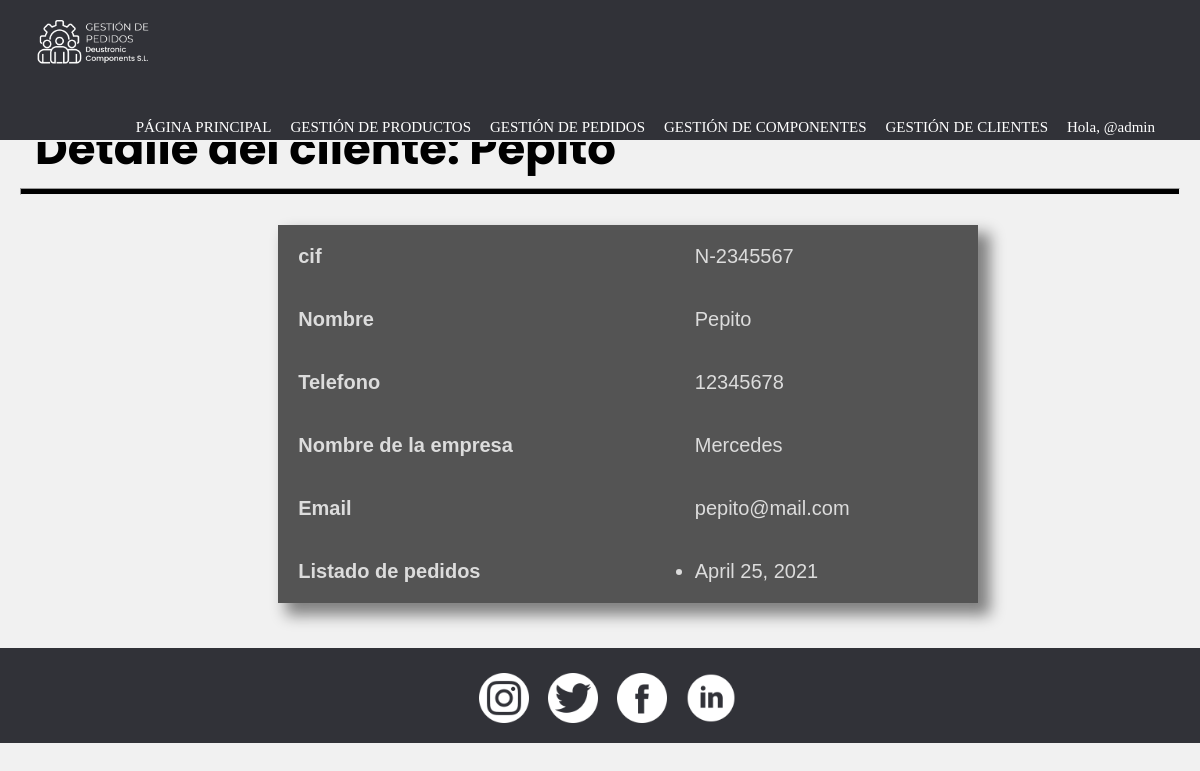
The app's page /gestionDePedidos/detalleCliente/1/ (signed in), older data.
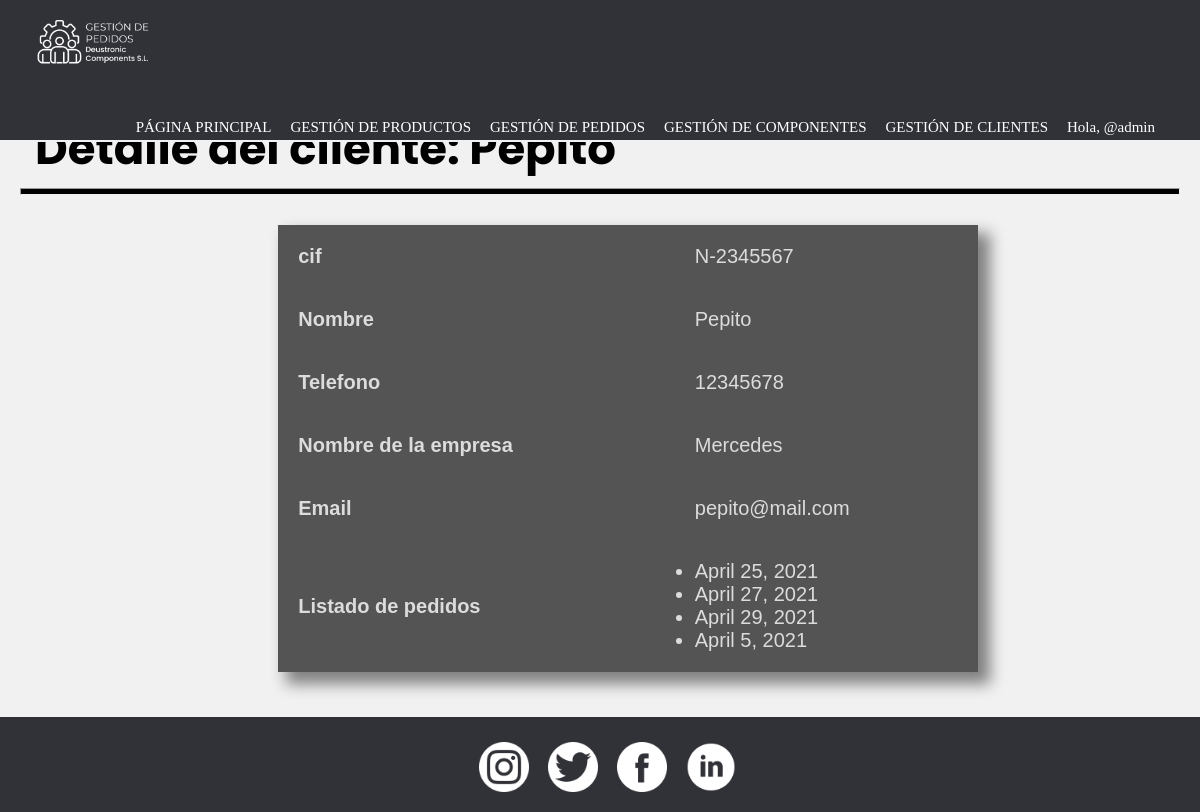
The same page, newer data.
### appGestionDePedidos/models.py (models this page shows, shortened)
class Cliente(models.Model):
    cif = models.CharField(max_length=10)
    nombre = models.CharField(max_length=50)
    telefono = models.CharField(max_length=9)
    nombreEmpresa = models.CharField(max_length=50)
    email = models.EmailField(max_length=50)

class Pedido(models.Model):
    fecha = models.DateField()
    precioTotal = models.IntegerField()
    cliente = models.ForeignKey(Cliente, on_delete=models.CASCADE) #para la recacion 1-n con cliente
    productos = models.ManyToManyField(Producto, through = 'Compone')#esto nos crea la tabla intermedia de la n-m invisible de pedido-producto

### appGestionDePedidos/views.py (the view)
# urls.py: path('detalleCliente/<int:pk>/', ClienteDetailView.as_view(), name = 'detalleCliente'),
class ClienteDetailView(PermissionRequiredMixin, DetailView):
        permission_required = 'appGestionDePedidos.view_cliente'
        model = Cliente
        template_name = 'detalleCliente.html'
        context_object_name = 'detalle_cliente'

### appGestionDePedidos/templates/detalleCliente.html
{% extends "base.html" %}
{% load static %}
{% block content %}
    <header>
        <h2 class="pagSecundarias">Detalle del cliente: {{detalle_cliente.nombre}}</h2>
        <hr>
    </header>
    <div class="detalle">
        <table>
            <tr>
                <th>cif</th>
                <td>{{ detalle_cliente.cif }}</td>
            </tr>
            <tr>
                <th>Nombre</th>
                <td>{{ detalle_cliente.nombre }}</td>
            </tr>
            <tr>
                <th>Telefono</th>
                <td>{{ detalle_cliente.telefono }}</td>
            </tr>
            <tr>
                <th>Nombre de la empresa</th>
                <td>{{ detalle_cliente.nombreEmpresa }}</td>
            </tr>
            <tr>
                <th>Email</th>
                <td>{{ detalle_cliente.email }}</td>
            </tr>
            <tr>
                <th>Listado de pedidos</th>
                <td>
                    {% if detalle_cliente.pedido_set.all %}
                        <ul>
                            {% for pedidos in detalle_cliente.pedido_set.all %}
                                <li>{{pedidos.fecha}}</li>
                            {% endfor %}
                        </ul>
                    {% else %}
                        <h4>No se han asignado pedidos para este cliente</h4>
                        {% if perms.appGestionDePedidos.add_pedido %}
                            <p>Para asignar un pedido haga click <a href="{% url 'anyadirPedido' %}">aquí</a></p>
                        {% endif %}
                    {% endif %}
                </td>
            </tr>
        </table>
    </div>
{% endblock %}

### appGestionDePedidos/templates/base.html (shortened to what this page needs)
<!DOCTYPE html>
{% load static %}
<html lang="es">
<head>
    <link rel="stylesheet" href="{% static 'CSS/style.css' %}?{% now 'U' %}">
</head>
<body>
    <header>
        <div class="nav-fijado">
            <nav class="menu">
                <img src="{% static 'IMG/logo_nav.png' %}" alt="Logo" width="150px">
                <ul>
                    <li><a href="{% url 'pagPrincipal' %}">PÁGINA PRINCIPAL</a></li>
                    <li><a href="">GESTIÓN DE PRODUCTOS</a>
                    </li>
                    <li><a href="">GESTIÓN DE PEDIDOS</a>
                    </li>
                    <li><a href="">GESTIÓN DE COMPONENTES</a>
                    </li>
                    <li><a href="">GESTIÓN DE CLIENTES</a>
                    </li>
                    {% if user.is_authenticated %}
                        <li>
                            <p>Hola, @{{ user.username }}</p>
                        </li>
                    {% else %}
                        <li>
                            <a href="{% url 'login' %}" title="Iniciar sesión"><img src="{% static 'IMG/iniciar_sesion.png' %}" width="25px" height="25px"></a>
                        </li>
                    {% endif %}
                </ul>
            </nav>
        </div>
    </header>
    <main>
        {% block content %}{% endblock %}
    </main>
    <footer class="pie">
        <a href="https://www.instagram.com/?hl=es" title="Instagram"><img src="{% static 'IMG/instagram.png' %}" alt="Intagram" width="50px" height="50px"></a>
        <a href="https://twitter.com/?lang=es" title="Twitter"><img src="{% static 'IMG/twitter.png' %}"alt="Twitter" width="50px" height="50px"></a>
        <a href="https://es-es.facebook.com/" title="Facebook"><img src="{% static 'IMG/facebook.png' %}" alt="Facebook" width="50px" height="50px"></a>
        <a href="https://es.linkedin.com/" title="LinkedIn"><img src="{% static 'IMG/linkedin.png' %}" alt="LinkedIn" width="50px" height="50px"></a>
    </footer>
</body>
</html>

### appGestionDePedidos/static/CSS/style.css (style rules this page uses)
* { padding: 0; margin: 0; }
.nav-fijado { width: 100%; position: fixed; z-index: 1; border-bottom: 2px solid rgb(241, 241, 241); background-color: #313238; }
.menu { margin-left: auto; margin-right: auto; font-family: "calibri"; width: 100%; }
.menu img { float: left; padding-top: 0px; padding-left: 15px; padding-bottom: 0px; }
.menu ul { margin: auto; list-style: none; padding-right: 30px; float: right; }
.menu li { display: inline-block; }
.menu li a { text-decoration: none; color: white; font-size: 15px; padding-top: 30px; padding-right: 15px; transition: color 0.4s; display: table-cell; vertical-align: middle; }
.menu li p { text-decoration: none; color: white; font-size: 15px; padding-top: 35px; padding-right: 15px; display: table-cell; vertical-align: middle; }
.pie { background-color: #313238; height: 95px; width: 100%; text-align: center; clear: right; clear: left; }
.pie img { margin-left: 15px; margin-top: 25px; }
body { height: 100%; background-color: rgb(241, 241, 241); }
main { min-height: 521px; height: 100%; padding: 15px; }
main h2 { padding: 20px; font-family: "poppins", Arial, Helvetica, sans-serif; font-size: 45px; color: black; }
.pagSecundarias { padding-top: 100px; }
hr { margin: auto; margin-top: -15px; height: 5px; width: 99%; background-color: black; }
.detalle { padding: 30px; width: 55%; margin: auto; }
.detalle table { border-collapse: collapse; border-spacing: 0; box-shadow: 10px 10px 14px 2px rgba(0,0,0,0.47); font-family: "calibri", Verdana, Geneva, Tahoma, sans-serif; font-size: 20px; color: gainsboro; width: 700px; text-align: left; background-color: rgba(0, 0, 0, 0.65); }
.detalle tr { transition: background-color 1s; }
.detalle th, td { padding: 20px; }

Row changes from the older to the newer data that the page shows:
added Pedido: fecha "April 27, 2021"
added Pedido: fecha "April 29, 2021"
added Pedido: fecha "April 5, 2021"
